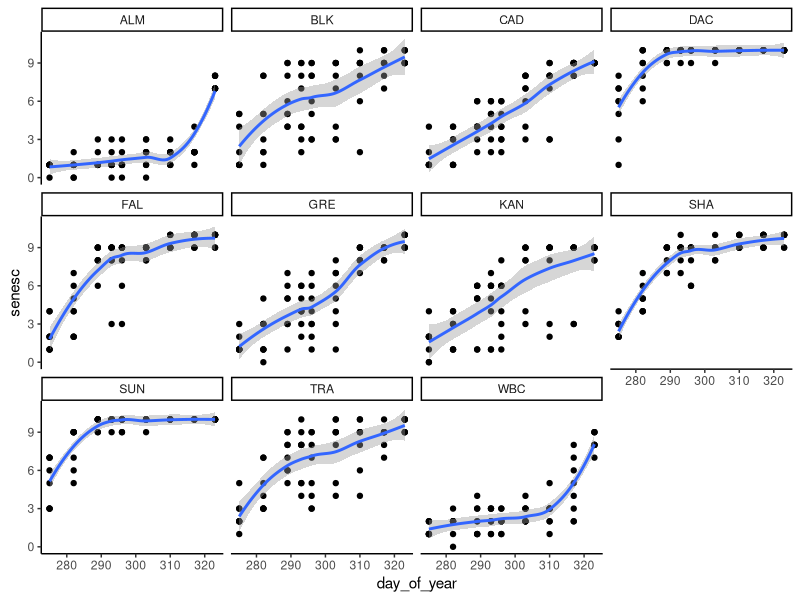
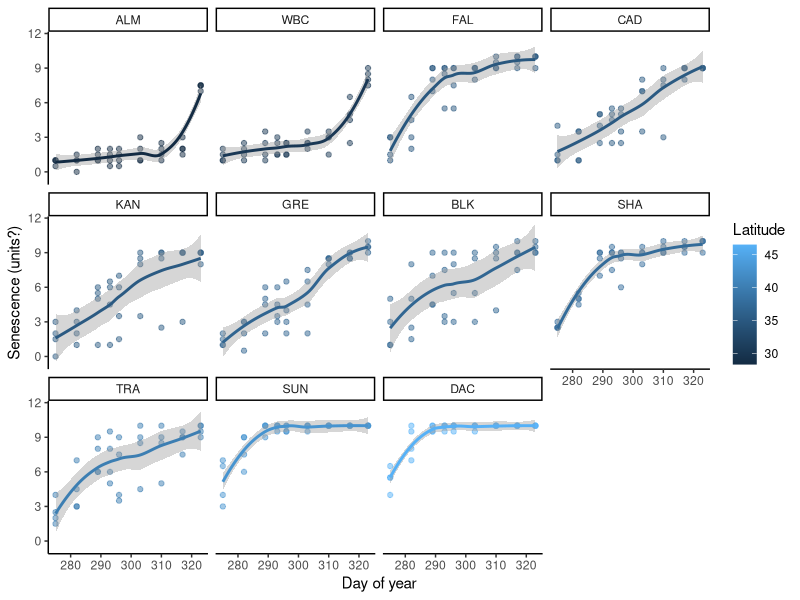

Source code (R) for these figures, in order:
#code from weekly_meetings/week1/BOG_background.qmd

#Selected 
library(tidyverse)
library(here)
library(readxl)

theme_set(theme_classic())   # getting rid of ggplot defaults (e.g. grey background) (MH)


#read data

BOG_sen <- read_excel("data/BOG_Senescence.xls",
                              na = "NA"
) %>%
  pivot_longer(-(pop:popblock)) %>%
  mutate(across(pop:popblock, as_factor)) %>%
  rename(date = name, senesc = value) %>%
  mutate(date = as.Date(as.numeric(date), origin = "1899-12-30"),
         day_of_year = julian(date, origin = as.Date("2014-01-01"))
  )

head(BOG_sen)

#plot data

BOG_sen %>%
  ggplot(aes(day_of_year, senesc)) +
  geom_point() +
  facet_wrap(~pop) +
  geom_smooth()


#read switchgrass population information, source/ploidy/etc.

BOG_sen_details <- left_join(
  BOG_sen,
  read_excel("data/BOG_geoloc_ecot_ploid_SaraH.xlsx") %>%
    rename(pop = population)
)

#summarise out pseudoreps (subplots a & b)

BOG_sen_summ <- BOG_sen_details %>%
  select(clone, day_of_year, pop, ecotype, ploidy, lat, lon, senesc) %>%
  group_by(clone, day_of_year, pop, ecotype, ploidy, lat, lon) %>%
  summarise(senesc = median(senesc, na.rm = TRUE))

#Plot the improved and corrected dataset using information about latitude

BOG_sen_summ %>%
  ggplot(aes(day_of_year, senesc, colour = lat)) +
  geom_point(alpha=0.5) +                            # alpha = making points slightly transparent (MH)
  facet_wrap(~reorder(pop, lat)) +
  geom_smooth() +
  xlab("Day of year") + ylab("Senescence (units?)") +# customise axis titles (MH)
  labs(colour = "Latitude")                          # specifying legend title (MH)
